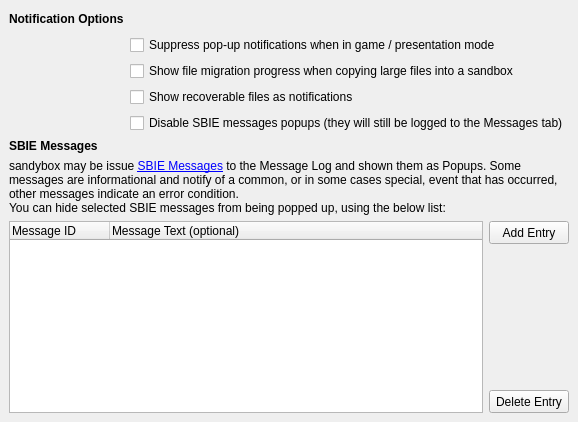
           <widget class="QWidget" name="tab_4">
            <attribute name="title">
             <string>Notifications</string>
            </attribute>
            <layout class="QGridLayout" name="gridLayout_29">
             <property name="leftMargin">
              <number>9</number>
             </property>
             <property name="topMargin">
              <number>9</number>
             </property>
             <property name="rightMargin">
              <number>9</number>
             </property>
             <property name="bottomMargin">
              <number>9</number>
             </property>
             <item row="0" column="0">
              <layout class="QGridLayout" name="gridLayout_28">
               <item row="8" column="3">
                <widget class="QToolButton" name="btnAddMessage">
                 <property name="sizePolicy">
                  <sizepolicy hsizetype="Preferred" vsizetype="Fixed">
                   <horstretch>0</horstretch>
                   <verstretch>0</verstretch>
                  </sizepolicy>
                 </property>
                 <property name="minimumSize">
                  <size>
                   <width>0</width>
                   <height>23</height>
                  </size>
                 </property>
                 <property name="text">
                  <string>Add Entry</string>
                 </property>
                </widget>
               </item>
               <item row="8" column="0" rowspan="3" colspan="3">
                <widget class="QTreeWidget" name="treeMessages">
                 <column>
                  <property name="text">
                   <string>Message ID</string>
                  </property>
                 </column>
                 <column>
                  <property name="text">
                   <string>Message Text (optional)</string>
                  </property>
                 </column>
                </widget>
               </item>
               <item row="6" column="0">
                <widget class="QLabel" name="lblMessages">
                 <property name="font">
                  <font>
                   <bold>true</bold>
                   <kerning>true</kerning>
                  </font>
                 </property>
                 <property name="text">
                  <string>SBIE Messages</string>
                 </property>
                </widget>
               </item>
               <item row="10" column="3">
                <widget class="QToolButton" name="btnDelMessage">
                 <property name="sizePolicy">
                  <sizepolicy hsizetype="Preferred" vsizetype="Fixed">
                   <horstretch>0</horstretch>
                   <verstretch>0</verstretch>
                  </sizepolicy>
                 </property>
                 <property name="minimumSize">
                  <size>
                   <width>0</width>
                   <height>23</height>
                  </size>
                 </property>
                 <property name="text">
                  <string>Delete Entry</string>
                 </property>
                </widget>
               </item>
               <item row="1" column="0">
                <widget class="QLabel" name="lblNotify">
                 <property name="font">
                  <font>
                   <bold>true</bold>
                   <kerning>true</kerning>
                  </font>
                 </property>
                 <property name="text">
                  <string>Notification Options</string>
                 </property>
                </widget>
               </item>
               <item row="9" column="3">
                <spacer name="verticalSpacer_11">
                 <property name="orientation">
                  <enum>Qt::Orientation::Vertical</enum>
                 </property>
                 <property name="sizeHint" stdset="0">
                  <size>
                   <width>20</width>
                   <height>40</height>
                  </size>
                 </property>
                </spacer>
               </item>
               <item row="7" column="0" colspan="4">
                <widget class="QLabel" name="label_12">
                 <property name="baseSize">
                  <size>
                   <width>0</width>
                   <height>0</height>
                  </size>
                 </property>
                 <property name="text">
                  <string>sandybox may be issue &lt;a href=&quot;sbie://docs/sbiemessages&quot;&gt;SBIE Messages&lt;/a&gt; to the Message Log and shown them as Popups. Some messages are informational and notify of a common, or in some cases special, event that has occurred, other messages indicate an error condition.&lt;br /&gt;You can hide selected SBIE messages from being popped up, using the below list:</string>
                 </property>
                 <property name="wordWrap">
                  <bool>true</bool>
                 </property>
                 <property name="openExternalLinks">
                  <bool>true</bool>
                 </property>
                </widget>
               </item>
               <item row="5" column="1" colspan="3">
                <widget class="QCheckBox" name="chkNoMessages">
                 <property name="text">
                  <string>Disable SBIE messages popups (they will still be logged to the Messages tab)</string>
                 </property>
                 <property name="checked">
                  <bool>false</bool>
                 </property>
                </widget>
               </item>
               <item row="2" column="1" colspan="3">
                <widget class="QCheckBox" name="chkSilentMode">
                 <property name="toolTip">
                  <string>This option also enables asynchronous operation when needed and suspends updates.</string>
                 </property>
                 <property name="text">
                  <string>Suppress pop-up notifications when in game / presentation mode</string>
                 </property>
                </widget>
               </item>
               <item row="3" column="1" colspan="3">
                <widget class="QCheckBox" name="chkCopyProgress">
                 <property name="text">
                  <string>Show file migration progress when copying large files into a sandbox</string>
                 </property>
                </widget>
               </item>
               <item row="4" column="1" colspan="3">
                <widget class="QCheckBox" name="chkNotifyRecovery">
                 <property name="text">
                  <string>Show recoverable files as notifications</string>
                 </property>
                </widget>
               </item>
               <item row="1" column="1">
                <spacer name="horizontalSpacer_16">
                 <property name="orientation">
                  <enum>Qt::Orientation::Horizontal</enum>
                 </property>
                 <property name="sizeHint" stdset="0">
                  <size>
                   <width>40</width>
                   <height>20</height>
                  </size>
                 </property>
                </spacer>
               </item>
              </layout>
             </item>
            </layout>
           </widget>
